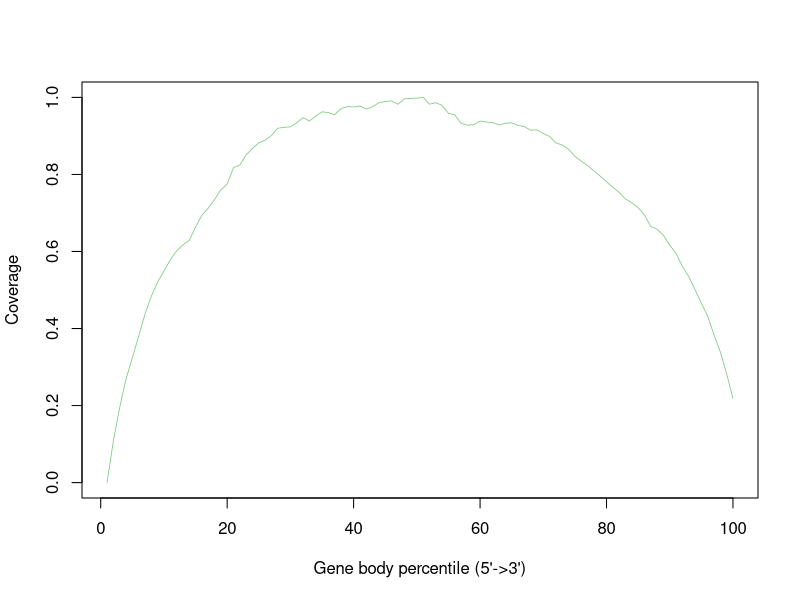

The R script that drew this image:
SHAM_6Hr_SRR12108301.gencode.Aligned.sortedByCoord.out <- c(0.0,0.1081014712746141,0.19479019935161318,0.26900399880582454,0.3234718548824536,0.3799630814772455,0.43753411178995966,0.4837596343468407,0.5203754083953898,0.5491012147791826,0.5781272469630521,0.6013758246748605,0.6173214308240231,0.6286459143641646,0.6632568192043595,0.694328087090711,0.7123189289423558,0.7345919830460724,0.7605762317036763,0.7749029732445831,0.8174828968005349,0.8241980312924426,0.8507019985619436,0.8674482068446436,0.8820356486601267,0.8890333486109301,0.9010667687041934,0.9199078298384079,0.922377754697861,0.9235702482118905,0.9343615576420922,0.9473587277826601,0.9386757267020154,0.9511649517914734,0.9626298770924351,0.9607276060566561,0.9551065717493409,0.970917622918077,0.9761240596919531,0.9752460884446705,0.9776958300570597,0.9696099167020574,0.9757069392526312,0.9862383893768844,0.9892154183188197,0.991081527703609,0.9820823224189622,0.9961264985009735,0.9973299246071625,0.9981111844622637,1.0,0.9823951627484536,0.9862720281219909,0.9792667594535386,0.9585251092208005,0.9548736234394776,0.9328175392416986,0.9278768485541646,0.929152597962333,0.9387110473843773,0.9360233116503589,0.9346214169480408,0.9282620121856354,0.9331059914809878,0.9339150033008019,0.9271981868716388,0.9242253627728417,0.914964616244991,0.9157576496608794,0.9060856694741003,0.8986834636133899,0.881841384907136,0.8764196601645775,0.8654122217970659,0.8468419525609597,0.8346521123029506,0.8230929985156904,0.809750190269152,0.7955773459871079,0.7809360821794543,0.7666009309522708,0.753156365501785,0.7363041951719991,0.726393379894963,0.7138755618721644,0.6948486466712359,0.6650464004440314,0.657908258732408,0.6419777900185434,0.6164072979257509,0.5948726142771243,0.5613171250646495,0.5351344078109166,0.5009708982806397,0.46571833437753607,0.4324058850984564,0.3833378885800665,0.339129008792327,0.28313227175060235,0.21790842692613352)


pdf("/athena/angsd/scratch/pes4008/project/QC/rseqc/SHAM_6Hr_SRR12108301.geneBodyCoverage.curves.pdf")
x=1:100
icolor = colorRampPalette(c("#7fc97f","#beaed4","#fdc086","#ffff99","#386cb0","#f0027f"))(1)
plot(x,SHAM_6Hr_SRR12108301.gencode.Aligned.sortedByCoord.out,type='l',xlab="Gene body percentile (5'->3')", ylab="Coverage",lwd=0.8,col=icolor[1])
dev.off()
